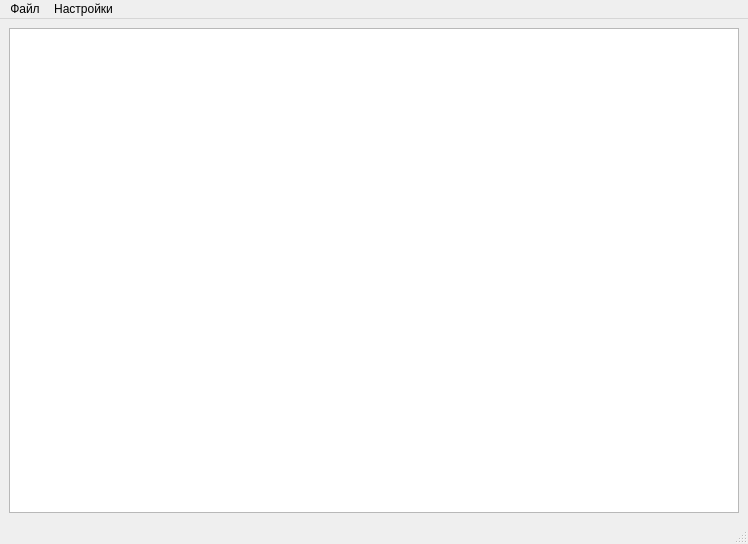
<?xml version="1.0" encoding="UTF-8"?>
<ui version="4.0">
 <class>MainWindow</class>
 <widget class="QMainWindow" name="MainWindow">
  <property name="geometry">
   <rect>
    <x>0</x>
    <y>0</y>
    <width>748</width>
    <height>544</height>
   </rect>
  </property>
  <property name="windowTitle">
   <string>MainWindow</string>
  </property>
  <widget class="QWidget" name="centralwidget">
   <layout class="QVBoxLayout" name="verticalLayout">
    <item>
     <widget class="QTableWidget" name="tableWidget">
      <property name="font">
       <font>
        <pointsize>14</pointsize>
       </font>
      </property>
      <property name="editTriggers">
       <set>QAbstractItemView::AnyKeyPressed|QAbstractItemView::DoubleClicked|QAbstractItemView::EditKeyPressed|QAbstractItemView::SelectedClicked</set>
      </property>
      <property name="dragDropMode">
       <enum>QAbstractItemView::DragDrop</enum>
      </property>
      <property name="defaultDropAction">
       <enum>Qt::MoveAction</enum>
      </property>
     </widget>
    </item>
   </layout>
  </widget>
  <widget class="QMenuBar" name="menubar">
   <property name="geometry">
    <rect>
     <x>0</x>
     <y>0</y>
     <width>748</width>
     <height>21</height>
    </rect>
   </property>
   <widget class="QMenu" name="menu">
    <property name="title">
     <string>Файл</string>
    </property>
    <addaction name="action"/>
    <addaction name="action_2"/>
    <addaction name="action_3"/>
    <addaction name="action_4"/>
    <addaction name="separator"/>
    <addaction name="action_6"/>
   </widget>
   <widget class="QMenu" name="menu_2">
    <property name="title">
     <string>Настройки</string>
    </property>
    <addaction name="action_8"/>
    <addaction name="separator"/>
    <addaction name="action_10"/>
    <addaction name="action_11"/>
    <addaction name="separator"/>
    <addaction name="action_13"/>
    <addaction name="action_14"/>
   </widget>
   <addaction name="menu"/>
   <addaction name="menu_2"/>
  </widget>
  <widget class="QStatusBar" name="statusbar"/>
  <action name="action">
   <property name="text">
    <string>Новая таблица</string>
   </property>
   <property name="shortcut">
    <string>Ctrl+N</string>
   </property>
  </action>
  <action name="action_2">
   <property name="text">
    <string>Открыть</string>
   </property>
   <property name="shortcut">
    <string>Ctrl+O</string>
   </property>
  </action>
  <action name="action_3">
   <property name="text">
    <string>Сохранить</string>
   </property>
   <property name="shortcut">
    <string>Ctrl+S</string>
   </property>
  </action>
  <action name="action_4">
   <property name="text">
    <string>Сохранить как...</string>
   </property>
   <property name="shortcut">
    <string>Ctrl+Shift+S</string>
   </property>
  </action>
  <action name="action_6">
   <property name="text">
    <string>Выход</string>
   </property>
   <property name="font">
    <font>
     <pointsize>8</pointsize>
    </font>
   </property>
   <property name="shortcut">
    <string>Ctrl+Q</string>
   </property>
  </action>
  <action name="action_7">
   <property name="checkable">
    <bool>true</bool>
   </property>
   <property name="text">
    <string>Первая строка является заголовком</string>
   </property>
   <property name="shortcut">
    <string>Ctrl+Shift+1</string>
   </property>
  </action>
  <action name="action_8">
   <property name="text">
    <string>Шрифт</string>
   </property>
  </action>
  <action name="action_10">
   <property name="text">
    <string>Добавить строку</string>
   </property>
   <property name="shortcut">
    <string>Ctrl++</string>
   </property>
  </action>
  <action name="action_11">
   <property name="text">
    <string>Добавить столбец</string>
   </property>
   <property name="shortcut">
    <string>Ctrl+Shift+Num++</string>
   </property>
  </action>
  <action name="action_13">
   <property name="text">
    <string>Убрать строку</string>
   </property>
   <property name="shortcut">
    <string>Ctrl+-</string>
   </property>
  </action>
  <action name="action_14">
   <property name="text">
    <string>Убрать столбец</string>
   </property>
   <property name="shortcut">
    <string>Ctrl+Shift+Num+-</string>
   </property>
  </action>
 </widget>
 <resources/>
 <connections/>
</ui>
